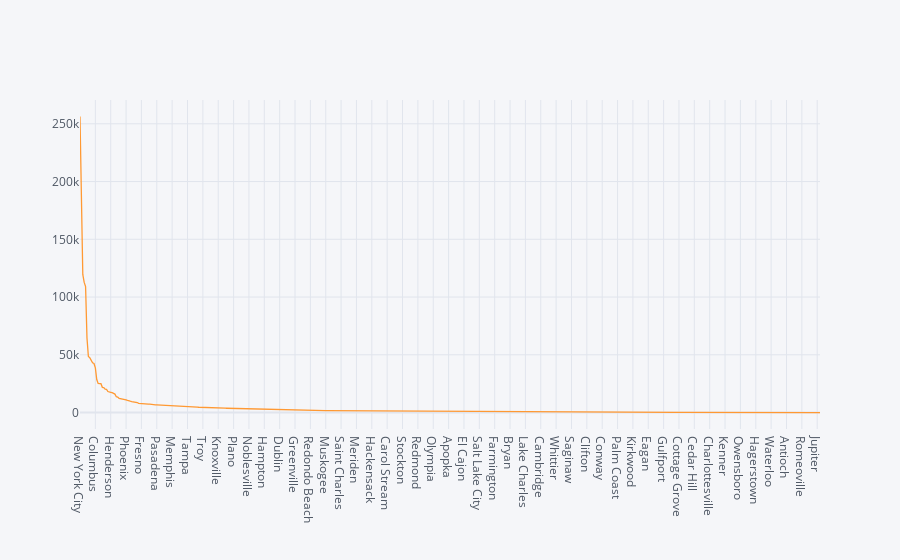

Notebook code cell kept with this figure:
### Code cell
dg2.iplot(kind='scatter',x='City',y='Sales') #NY is highest

### Figure 1 — Plotly figure (JSON) as saved in the notebook; plotly's stock layout.template omitted (floating-point values rounded to 4 significant figures; data arrays with more than 128 entries replaced by an {"elided": "..."} marker saying what was removed)
{"data": [{"line": {"color": "rgba(255, 153, 51, 1.0)", "dash": "solid", "shape": "linear", "width": 1.3}, "mode": "lines", "name": "Sales", "text": "", "type": "scatter", "x": {"elided": "531 str values"}, "y": {"elided": "531 float values"}}], "layout": {"legend": {"bgcolor": "#F5F6F9", "font": {"color": "#4D5663"}}, "paper_bgcolor": "#F5F6F9", "plot_bgcolor": "#F5F6F9", "title": {"font": {"color": "#4D5663"}}, "xaxis": {"gridcolor": "#E1E5ED", "showgrid": true, "tickfont": {"color": "#4D5663"}, "title": {"font": {"color": "#4D5663"}, "text": ""}, "zerolinecolor": "#E1E5ED"}, "yaxis": {"gridcolor": "#E1E5ED", "showgrid": true, "tickfont": {"color": "#4D5663"}, "title": {"font": {"color": "#4D5663"}, "text": ""}, "zerolinecolor": "#E1E5ED"}}}
